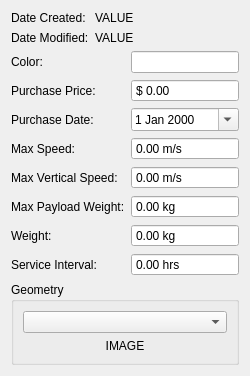
               <widget class="QWidget" name="drone_details_tab">
                <attribute name="title">
                 <string>Details</string>
                </attribute>
                <layout class="QVBoxLayout" name="verticalLayout_6" stretch="0,0,1">
                 <item>
                  <layout class="QHBoxLayout" name="horizontalLayout_3">
                   <item>
                    <layout class="QFormLayout" name="formLayout_3">
                     <property name="rightMargin">
                      <number>15</number>
                     </property>
                     <item row="0" column="0">
                      <widget class="QLabel" name="label_7">
                       <property name="text">
                        <string>Date Created:</string>
                       </property>
                      </widget>
                     </item>
                     <item row="0" column="1">
                      <widget class="QLabel" name="drone_date_created_value">
                       <property name="text">
                        <string>VALUE</string>
                       </property>
                      </widget>
                     </item>
                     <item row="1" column="0">
                      <widget class="QLabel" name="label_8">
                       <property name="text">
                        <string>Date Modified:</string>
                       </property>
                      </widget>
                     </item>
                     <item row="1" column="1">
                      <widget class="QLabel" name="drone_date_modified_value">
                       <property name="text">
                        <string>VALUE</string>
                       </property>
                      </widget>
                     </item>
                    </layout>
                   </item>
                   <item>
                    <spacer name="horizontalSpacer_4">
                     <property name="orientation">
                      <enum>Qt::Horizontal</enum>
                     </property>
                     <property name="sizeHint" stdset="0">
                      <size>
                       <width>40</width>
                       <height>20</height>
                      </size>
                     </property>
                    </spacer>
                   </item>
                  </layout>
                 </item>
                 <item>
                  <layout class="QFormLayout" name="formLayout_5">
                   <item row="0" column="0">
                    <widget class="QLabel" name="label_9">
                     <property name="text">
                      <string>Color:</string>
                     </property>
                    </widget>
                   </item>
                   <item row="0" column="1">
                    <widget class="QLineEdit" name="drone_color_line_edit"/>
                   </item>
                   <item row="1" column="0">
                    <widget class="QLabel" name="label_10">
                     <property name="text">
                      <string>Purchase Price:</string>
                     </property>
                    </widget>
                   </item>
                   <item row="1" column="1">
                    <widget class="QDoubleSpinBox" name="drone_item_value_spinbox">
                     <property name="buttonSymbols">
                      <enum>QAbstractSpinBox::NoButtons</enum>
                     </property>
                     <property name="prefix">
                      <string>$ </string>
                     </property>
                     <property name="maximum">
                      <double>1000000.000000000000000</double>
                     </property>
                    </widget>
                   </item>
                   <item row="2" column="0">
                    <widget class="QLabel" name="label_11">
                     <property name="text">
                      <string>Purchase Date:</string>
                     </property>
                    </widget>
                   </item>
                   <item row="2" column="1">
                    <widget class="QDateEdit" name="drone_date_purchased_date_edit">
                     <property name="calendarPopup">
                      <bool>true</bool>
                     </property>
                    </widget>
                   </item>
                   <item row="3" column="0">
                    <widget class="QLabel" name="label_12">
                     <property name="text">
                      <string>Max Speed:</string>
                     </property>
                    </widget>
                   </item>
                   <item row="3" column="1">
                    <widget class="QDoubleSpinBox" name="drone_max_speed_spinbox">
                     <property name="buttonSymbols">
                      <enum>QAbstractSpinBox::NoButtons</enum>
                     </property>
                     <property name="suffix">
                      <string> m/s</string>
                     </property>
                     <property name="maximum">
                      <double>100000.000000000000000</double>
                     </property>
                    </widget>
                   </item>
                   <item row="4" column="0">
                    <widget class="QLabel" name="label_13">
                     <property name="text">
                      <string>Max Vertical Speed:</string>
                     </property>
                    </widget>
                   </item>
                   <item row="4" column="1">
                    <widget class="QDoubleSpinBox" name="drone_max_vertical_speed_spinbox">
                     <property name="buttonSymbols">
                      <enum>QAbstractSpinBox::NoButtons</enum>
                     </property>
                     <property name="suffix">
                      <string> m/s</string>
                     </property>
                     <property name="maximum">
                      <double>100000.000000000000000</double>
                     </property>
                    </widget>
                   </item>
                   <item row="5" column="1">
                    <widget class="QDoubleSpinBox" name="drone_max_payload_weight_spinbox">
                     <property name="buttonSymbols">
                      <enum>QAbstractSpinBox::NoButtons</enum>
                     </property>
                     <property name="suffix">
                      <string> kg</string>
                     </property>
                     <property name="maximum">
                      <double>100000.000000000000000</double>
                     </property>
                    </widget>
                   </item>
                   <item row="5" column="0">
                    <widget class="QLabel" name="label_14">
                     <property name="text">
                      <string>Max Payload Weight:</string>
                     </property>
                    </widget>
                   </item>
                   <item row="6" column="0">
                    <widget class="QLabel" name="label_15">
                     <property name="text">
                      <string>Weight:</string>
                     </property>
                    </widget>
                   </item>
                   <item row="6" column="1">
                    <widget class="QDoubleSpinBox" name="drone_weight_spinbox">
                     <property name="buttonSymbols">
                      <enum>QAbstractSpinBox::NoButtons</enum>
                     </property>
                     <property name="suffix">
                      <string> kg</string>
                     </property>
                     <property name="maximum">
                      <double>100000.000000000000000</double>
                     </property>
                    </widget>
                   </item>
                   <item row="7" column="0">
                    <widget class="QLabel" name="label_91">
                     <property name="text">
                      <string>Service Interval:</string>
                     </property>
                    </widget>
                   </item>
                   <item row="7" column="1">
                    <widget class="QDoubleSpinBox" name="drone_max_service_interval_spinbox">
                     <property name="buttonSymbols">
                      <enum>QAbstractSpinBox::NoButtons</enum>
                     </property>
                     <property name="suffix">
                      <string> hrs</string>
                     </property>
                     <property name="maximum">
                      <double>1000.000000000000000</double>
                     </property>
                    </widget>
                   </item>
                  </layout>
                 </item>
                 <item>
                  <widget class="QGroupBox" name="groupBox_10">
                   <property name="title">
                    <string>Geometry</string>
                   </property>
                   <layout class="QVBoxLayout" name="verticalLayout_29" stretch="0,1">
                    <item>
                     <widget class="QComboBox" name="drone_geometry_combobox"/>
                    </item>
                    <item>
                     <widget class="QLabel" name="drone_geometry_image">
                      <property name="text">
                       <string>IMAGE</string>
                      </property>
                      <property name="alignment">
                       <set>Qt::AlignHCenter|Qt::AlignTop</set>
                      </property>
                     </widget>
                    </item>
                   </layout>
                  </widget>
                 </item>
                </layout>
               </widget>
